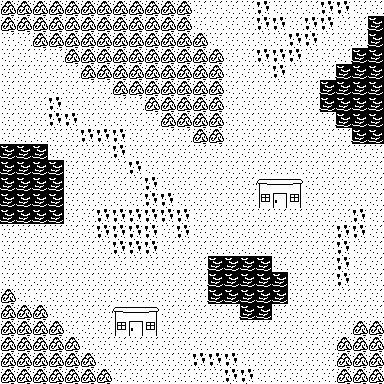

Below is a game level as drawn by its tile map, then a one-line description and the .tmx file that defines it, in full:
An orthogonal 24x24 tile map with 16x16 px tiles, 1 tile layer (Tile Layer 1).

<map version="1.10" tiledversion="1.10.2" orientation="orthogonal" renderorder="right-down" width="24" height="24" tilewidth="16" tileheight="16" infinite="0" nextlayerid="2" nextobjectid="1">
 <editorsettings>
  <export target="testmap.csv" format="csv" />
 </editorsettings>
 <tileset firstgid="1" source="worldTiles_16x16.tsx" />
 <layer id="1" name="Tile Layer 1" width="24" height="24">
  <data encoding="csv">
13,13,13,13,13,13,13,13,13,13,13,13,1,1,1,1,9,1,1,1,9,9,1,1,
13,13,13,13,13,13,13,13,13,13,13,13,1,1,1,1,9,9,1,9,9,1,1,5,
1,1,13,13,13,13,13,13,13,13,13,13,13,1,1,1,1,1,9,9,1,1,1,5,
1,1,1,1,13,13,13,13,13,13,13,13,13,13,1,1,9,9,9,1,1,1,5,5,
1,1,1,1,1,13,13,13,13,13,13,13,13,13,1,1,1,9,1,1,1,5,5,5,
1,1,1,1,1,1,1,13,13,13,13,13,13,13,1,1,1,1,1,1,5,5,5,5,
1,1,1,9,1,1,1,1,1,13,13,13,13,13,1,1,1,1,1,1,5,5,5,5,
1,1,1,9,9,1,1,1,1,1,13,13,13,13,1,1,1,1,1,1,1,5,5,5,
1,1,1,1,1,9,9,9,1,1,1,1,13,13,1,1,1,1,1,1,1,1,5,5,
5,5,5,1,1,1,1,9,1,1,1,1,1,1,1,1,1,1,1,1,1,1,1,1,
5,5,5,5,1,1,1,1,9,1,1,1,1,1,1,1,1,1,1,1,1,1,1,1,
5,5,5,5,1,1,1,1,1,9,1,1,1,1,1,1,10,11,12,1,1,1,1,1,
5,5,5,5,1,1,1,1,1,9,9,1,1,1,1,1,14,15,16,1,1,1,1,1,
5,5,5,5,1,1,9,9,9,9,9,9,1,1,1,1,1,1,1,1,1,1,9,1,
1,1,1,1,1,1,9,9,9,9,1,9,1,1,1,1,1,1,1,1,1,9,9,1,
1,1,1,1,1,1,1,9,9,9,1,1,1,1,1,1,1,1,1,1,1,9,1,1,
1,1,1,1,1,1,1,1,1,1,1,1,1,5,5,5,5,1,1,1,1,9,1,1,
1,1,1,1,1,1,1,1,1,1,1,1,1,5,5,5,5,5,1,1,1,9,1,1,
13,1,1,1,1,1,1,1,1,1,1,1,1,5,5,5,5,5,1,1,1,1,1,1,
13,13,13,1,1,1,1,10,11,12,1,1,1,1,1,5,5,1,1,1,1,1,1,1,
13,13,13,13,1,1,1,14,15,16,1,1,1,1,1,1,1,1,1,1,1,1,13,13,
13,13,13,13,13,1,1,1,1,1,1,1,1,1,1,1,1,1,1,1,1,13,13,13,
13,13,13,13,13,13,1,1,1,1,1,1,9,9,9,1,1,1,1,1,1,13,13,13,
13,13,13,13,13,13,13,1,1,1,1,1,1,1,9,9,1,1,1,1,1,13,13,13
</data>
 </layer>
</map>